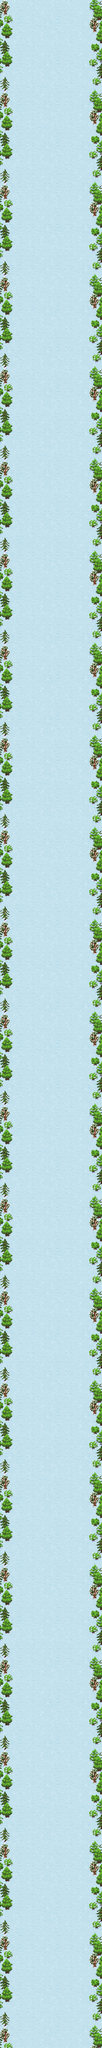

The image is a tile-based game level rendered from a .tmx file. Its description and source (layers, tilesets, objects; grid data summarised) follow:
An orthogonal 40x800 tile map with 32x32 px tiles, 2 tile layers (snow, treeLine) and 191 objects.

<map version="1.0" tiledversion="1.1.6" orientation="orthogonal" renderorder="right-down" width="40" height="800" tilewidth="32" tileheight="32" infinite="0" nextobjectid="205">
 <tileset firstgid="1" name="TileSet3" tilewidth="32" tileheight="32" tilecount="2464" columns="56">
  <image source="TileSet3.png" width="1792" height="1408" />
 </tileset>
 <layer name="snow" width="40" height="800">
  <data>[32000 cells, 32000 non-empty, 240 distinct tile ids]</data>
 </layer>
 <layer name="treeLine" width="40" height="800">
  <data>[32000 cells, 8000 non-empty, 360 distinct tile ids]</data>
 </layer>
 <objectgroup name="tree">
  <object id="1" x="288" y="25280" width="128" height="190" />
  <object id="5" x="620" y="24967" width="128" height="190" />
  <object id="6" x="916" y="25057" width="128" height="190" />
  <object id="8" x="510" y="24485" width="128" height="190" />
  <object id="9" x="460" y="24237" width="128" height="190" />
  <object id="10" x="686" y="24219" width="128" height="190" />
  <object id="11" x="726" y="24459" width="128" height="190" />
  <object id="12" x="398" y="23987" width="128" height="190" />
  <object id="13" x="630" y="23993" width="128" height="190" />
  <object id="14" x="358" y="23735" width="128" height="190" />
  <object id="15" x="590" y="23741" width="128" height="190" />
  <object id="16" x="766" y="23749" width="128" height="190" />
  <object id="17" x="974" y="23747" width="128" height="190" />
  <object id="18" x="758" y="23505" width="128" height="190" />
  <object id="24" x="758" y="23253" width="128" height="190" />
  <object id="25" x="698" y="22599" width="128" height="190" />
  <object id="26" x="924" y="22601" width="128" height="190" />
  <object id="27" x="670" y="22369" width="128" height="190" />
  <object id="28" x="884" y="22359" width="128" height="190" />
  <object id="29" x="620" y="22103" width="128" height="190" />
  <object id="30" x="846" y="22099" width="128" height="190" />
  <object id="31" x="582" y="21845" width="128" height="190" />
  <object id="32" x="798" y="21851" width="128" height="190" />
  <object id="33" x="534" y="21589" width="128" height="190" />
  <object id="34" x="756" y="21583" width="128" height="190" />
  <object id="35" x="816" y="21325" width="128" height="190" />
  <object id="36" x="584" y="21325" width="128" height="190" />
  <object id="37" x="890" y="21055" width="128" height="190" />
  <object id="38" x="658" y="21055" width="128" height="190" />
  <object id="39" x="948" y="20799" width="128" height="190" />
  <object id="40" x="742" y="20803" width="128" height="190" />
  <object id="50" x="526" y="20625" width="128" height="190" />
  <object id="51" x="526" y="20361" width="128" height="190" />
  <object id="52" x="522" y="20103" width="128" height="190" />
  <object id="60" x="698" y="22869" width="128" height="190" />
  <object id="72" x="418" y="17897" width="128" height="190" />
  <object id="73" x="766" y="17895" width="128" height="190" />
  <object id="74" x="930" y="17415" width="128" height="190" />
  <object id="75" x="248" y="17409" width="128" height="190" />
  <object id="76" x="592" y="17409" width="128" height="190" />
  <object id="77" x="384" y="17027" width="128" height="190" />
  <object id="78" x="830" y="17027" width="128" height="190" />
  <object id="79" x="812" y="16701" width="128" height="190" />
  <object id="80" x="542" y="16695" width="128" height="190" />
  <object id="81" x="920" y="16415" width="128" height="190" />
  <object id="82" x="660" y="16411" width="128" height="190" />
  <object id="83" x="854" y="16147" width="128" height="190" />
  <object id="84" x="602" y="16147" width="128" height="190" />
  <object id="85" x="796" y="15869" width="128" height="190" />
  <object id="86" x="540" y="15871" width="128" height="190" />
  <object id="96" x="330" y="14315" width="128" height="190" />
  <object id="97" x="868" y="14305" width="128" height="190" />
  <object id="98" x="404" y="14021" width="128" height="190" />
  <object id="99" x="792" y="14013" width="128" height="190" />
  <object id="100" x="742" y="13735" width="128" height="190" />
  <object id="101" x="470" y="13727" width="128" height="190" />
  <object id="102" x="734" y="13449" width="128" height="190" />
  <object id="103" x="502" y="13441" width="128" height="190" />
  <object id="116" x="290" y="11465" width="128" height="190" />
  <object id="117" x="766" y="11071" width="128" height="190" />
  <object id="118" x="764" y="10763" width="128" height="190" />
  <object id="119" x="260" y="10419" width="128" height="190" />
  <object id="120" x="762" y="10473" width="128" height="190" />
  <object id="121" x="762" y="10175" width="128" height="190" />
  <object id="122" x="756" y="9877" width="128" height="190" />
  <object id="126" x="758" y="9579" width="128" height="190" />
  <object id="127" x="760" y="9259" width="128" height="190" />
  <object id="128" x="252" y="10019" width="128" height="190" />
  <object id="135" x="326" y="8399" width="128" height="190" />
  <object id="136" x="956" y="8397" width="128" height="190" />
  <object id="137" x="502" y="8007" width="128" height="190" />
  <object id="138" x="946" y="7611" width="128" height="190" />
  <object id="150" x="346" y="6771" width="128" height="190" />
  <object id="151" x="896" y="6769" width="128" height="190" />
  <object id="152" x="460" y="6493" width="128" height="190" />
  <object id="153" x="810" y="6491" width="128" height="190" />
  <object id="154" x="518" y="6177" width="128" height="190" />
  <object id="155" x="756" y="6179" width="128" height="190" />
  <object id="156" x="434" y="5897" width="128" height="190" />
  <object id="157" x="678" y="5899" width="128" height="190" />
  <object id="158" x="326" y="5591" width="128" height="190" />
  <object id="159" x="586" y="5593" width="128" height="190" />
  <object id="160" x="264" y="5295" width="128" height="190" />
  <object id="161" x="512" y="5297" width="128" height="190" />
  <object id="162" x="622" y="5009" width="128" height="190" />
  <object id="163" x="358" y="5009" width="128" height="190" />
  <object id="164" x="710" y="4735" width="128" height="190" />
  <object id="165" x="422" y="4731" width="128" height="190" />
  <object id="166" x="786" y="4457" width="128" height="190" />
  <object id="167" x="514" y="4455" width="128" height="190" />
  <object id="169" x="864" y="4163" width="128" height="190" />
  <object id="170" x="612" y="4163" width="128" height="190" />
  <object id="171" x="950" y="3877" width="128" height="190" />
  <object id="172" x="688" y="3871" width="128" height="190" />
  <object id="173" x="630" y="3577" width="128" height="190" />
  <object id="174" x="888" y="3579" width="128" height="190" />
  <object id="175" x="842" y="3293" width="128" height="190" />
  <object id="176" x="590" y="3283" width="128" height="190" />
  <object id="177" x="432" y="3047" width="128" height="190" />
  <object id="178" x="940" y="3011" width="128" height="190" />
  <object id="179" x="298" y="2819" width="128" height="190" />
  <object id="180" x="224" y="2583" width="128" height="190" />
  <object id="181" x="926" y="2719" width="128" height="190" />
  <object id="182" x="948" y="2473" width="128" height="190" />
 </objectgroup>
 <objectgroup name="rock">
  <object id="43" x="532" y="22948" width="68" height="68" />
  <object id="44" x="172" y="23090" width="68" height="68" />
  <object id="45" x="288" y="22612" width="68" height="68" />
  <object id="46" x="482" y="22306" width="68" height="68" />
  <object id="47" x="184" y="21422" width="68" height="68" />
  <object id="48" x="234" y="21752" width="68" height="68" />
  </objectgroup>
 <objectgroup name="lake">
  <!-- 39 objects omitted --></objectgroup>
 <objectgroup name="skier">
  <!-- 28 objects omitted --></objectgroup>
</map>
<!-- 81 of 191 objects omitted -->